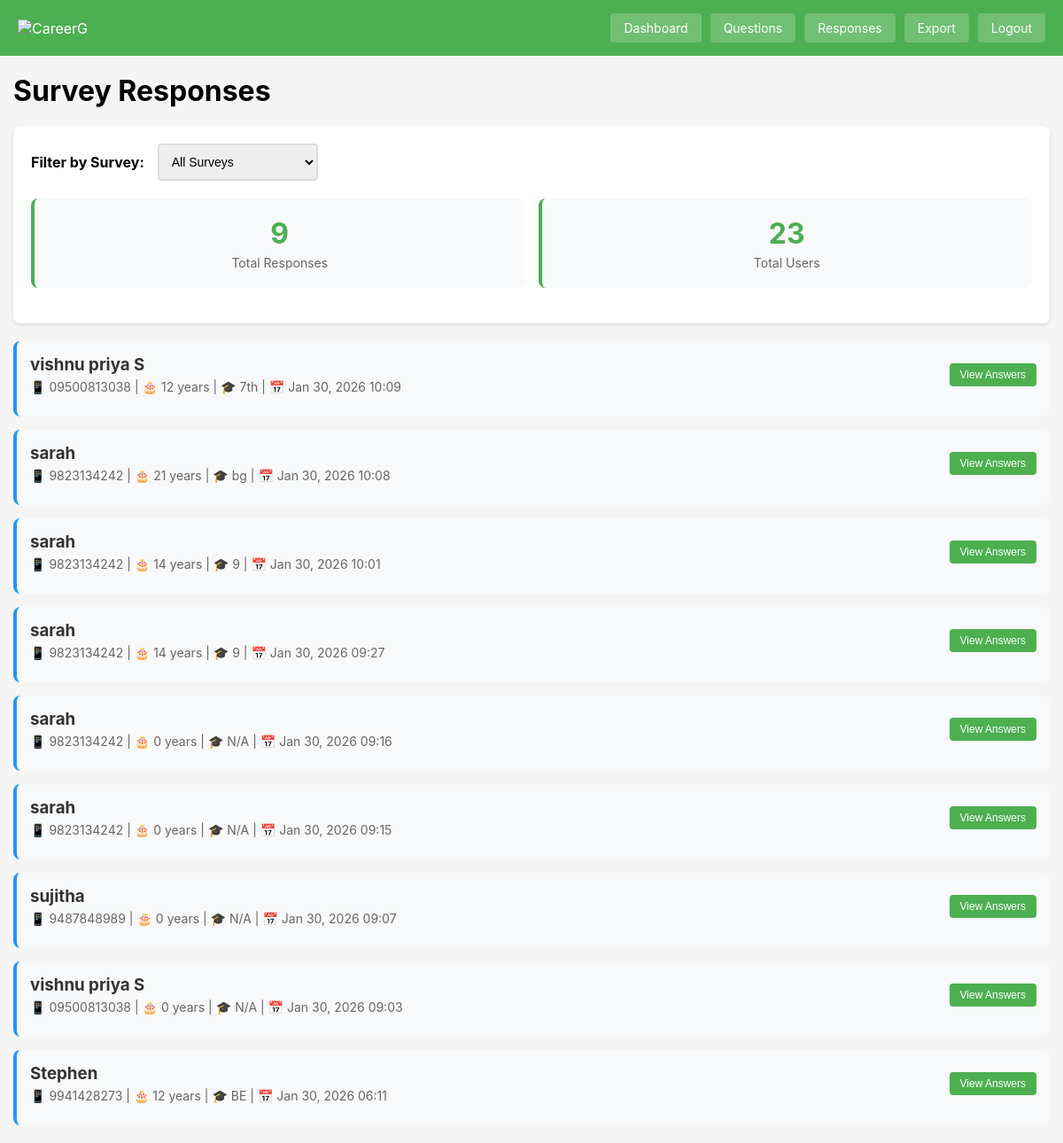
The page /admin/view_responses.php (signed in) on the database its author committed.
### tables this page shows
CREATE TABLE `users` (
  `id` int(11) NOT NULL,
  `phone` varchar(20) DEFAULT NULL,
  `name` varchar(100) DEFAULT NULL,
  `email` varchar(255) DEFAULT NULL,
  `age` int(11) DEFAULT NULL,
  `education` varchar(100) DEFAULT NULL,
  `role` enum('Parent','School Student','College Student','Student') DEFAULT 'Student',
  `created_at` timestamp NULL DEFAULT current_timestamp()
);

### admin/view_responses.php (the view, shortened to what this page needs)
<?php
include('../includes/db.php');
$survey_filter = isset($_GET['survey_id']) ? intval($_GET['survey_id']) : 0;
$where = $survey_filter > 0 ? "WHERE survey_id = $survey_filter" : "";
$users_query = "SELECT DISTINCT u.*,
    (SELECT COUNT(DISTINCT ua.question_id) FROM user_answers ua WHERE ua.user_id = u.id $where) as answered_questions
    FROM users u
    WHERE EXISTS (SELECT 1 FROM user_answers ua WHERE ua.user_id = u.id $where)
    ORDER BY u.created_at DESC";
$users = $conn->query($users_query);
?>
<!DOCTYPE html>
<html>
<head>
</head>
<body>
<div class="header">
    <div>
        <img src="https://careerg.in/assets/CareergLogo-BvzyUmlH.png" alt="CareerG">
    </div>
    <div class="nav">
        <a href="dashboard.php">Dashboard</a>
        <a href="manage_questions.php">Questions</a>
        <a href="view_responses.php">Responses</a>
        <a href="export_data.php">Export</a>
        <a href="logout.php">Logout</a>
    </div>
</div>
<div class="container">
    <h1>Survey Responses</h1>
    <div class="card">
        <div class="filter-section">
            <label><strong>Filter by Survey:</strong></label>
            <select onchange="window.location.href='?survey_id=' + this.value">
                <option value="0">All Surveys</option>
            </select>
        </div>
        <div class="stats">
            <div class="stat-box">
                <h3><?php echo $users->num_rows; ?></h3>
                <p>Total Responses</p>
            </div>
            <div class="stat-box">
                <h3><?php echo $conn->query("SELECT COUNT(*) as c FROM users")->fetch_assoc()['c']; ?></h3>
                <p>Total Users</p>
            </div>
        </div>
    </div>
    <?php if($users->num_rows == 0): ?>
    <div class="card">
        <div class="no-data">
            <h3>No responses yet</h3>
            <p>Responses will appear here once users complete the survey.</p>
        </div>
    </div>
    <?php else: ?>
    <?php while($user = $users->fetch_assoc()): ?>
    <div class="user-card">
        <div class="user-header">
            <div class="user-info">
                <h3><?php echo htmlspecialchars($user['name']); ?></h3>
                <div class="user-meta">
                    📱 <?php echo htmlspecialchars($user['phone']); ?> |
                    🎂 <?php echo $user['age']; ?> years |
                    🎓 <?php echo htmlspecialchars($user['education']); ?> |
                    📅 <?php echo date('M d, Y H:i', strtotime($user['created_at'])); ?>
                </div>
            </div>
            <button class="btn btn-small" onclick="toggleAnswers(<?php echo $user['id']; ?>)">
                View Answers
            </button>
        </div>
    </div>
    <?php endwhile; ?>
    <?php endif; ?>
</div>
</body>
</html>

### admin/view_responses.php (style rules this page uses)
* { margin: 0; padding: 0; box-sizing: border-box; }
body { font-family: -apple-system, BlinkMacSystemFont, 'Segoe UI', Arial, sans-serif; background: #f5f5f5; }
.header { background: #4CAF50; color: white; padding: 15px 20px; display: flex; justify-content: space-between; align-items: center; flex-wrap: wrap; }
.header img { max-width: 100px; }
.nav { display: flex; gap: 10px; flex-wrap: wrap; }
.nav a { color: white; text-decoration: none; padding: 8px 15px; background: rgba(255,255,255,0.2); border-radius: 4px; font-size: 14px; }
.container { max-width: 1400px; margin: 20px auto; padding: 0 15px; }
.card { background: white; border-radius: 8px; padding: 20px; margin-bottom: 20px; box-shadow: 0 2px 4px rgba(0,0,0,0.1); }
h1 { margin-bottom: 20px; }
.filter-section { display: flex; gap: 15px; align-items: center; margin-bottom: 20px; flex-wrap: wrap; }
.filter-section select { padding: 10px; border: 2px solid #ddd; border-radius: 4px; font-size: 14px; }
.stats { display: grid; grid-template-columns: repeat(auto-fit, minmax(200px, 1fr)); gap: 15px; margin-bottom: 20px; }
.stat-box { background: #f8f9fa; padding: 20px; border-radius: 8px; text-align: center; border-left: 4px solid #4CAF50; }
.stat-box h3 { font-size: 32px; color: #4CAF50; margin-bottom: 5px; }
.stat-box p { color: #666; font-size: 14px; }
.user-card { background: #f8f9fa; border-radius: 8px; padding: 15px; margin-bottom: 15px; border-left: 4px solid #2196F3; }
.user-header { display: flex; justify-content: space-between; align-items: center; margin-bottom: 10px; flex-wrap: wrap; gap: 10px; }
.user-info { flex: 1; }
.user-info h3 { margin-bottom: 5px; color: #333; }
.user-meta { color: #666; font-size: 14px; }
.btn { padding: 8px 16px; background: #4CAF50; color: white; text-decoration: none; border-radius: 4px; font-size: 14px; border: none; cursor: pointer; display: inline-block; }
.btn-small { padding: 6px 12px; font-size: 12px; }

### rows shown on the page
users: name "vishnu priya S", phone "09500813038", age "12", education "7th", created_at "Jan 30, 2026 10:09"
users: name "sarah", phone "9823134242", age "21", education "bg", created_at "Jan 30, 2026 10:08"
users: name "sarah", phone "9823134242", age "14", education "9", created_at "Jan 30, 2026 10:01"
users: name "sarah", phone "9823134242", age "14", education "9", created_at "Jan 30, 2026 09:27"
users: name "sarah", phone "9823134242", age "0", education "N/A", created_at "Jan 30, 2026 09:16"
users: name "sarah", phone "9823134242", age "0", education "N/A", created_at "Jan 30, 2026 09:15"
users: name "sujitha", phone "9487848989", age "0", education "N/A", created_at "Jan 30, 2026 09:07"
users: name "vishnu priya S", phone "09500813038", age "0", education "N/A", created_at "Jan 30, 2026 09:03"
users: name "Stephen", phone "9941428273", age "12", education "BE", created_at "Jan 30, 2026 06:11"

### other values the page prints
$users->num_rows "9"
$conn->query("SELECT COUNT(*) as c FROM users")->fetch_assoc()['c'] "23"
